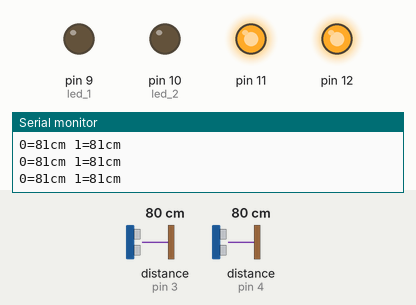
Recording of a sketch running on a simulated Arduino Uno, built with avr-gcc and run on an emulated ATmega328P. Parts: output pins drawn as LEDs (lit = HIGH), the last lines printed to the serial monitor. Dashed ring = blinking. The test bench sets the inputs (shaded band); at power-on: distance to the obstacle (sensors on pin 3, pin 4) 80 cm. The echo pulse lasts 58.3 µs per cm.

Above: at 1.2 s.
1.3 s: distance to the obstacle (sensor on pin 3) set to 17 cm
4.3 s: distance to the obstacle (sensor on pin 3) set to 13 cm
At 4.51 s:
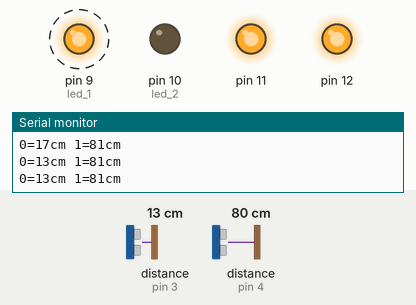
7.3 s: distance to the obstacle (sensor on pin 3) set to 9 cm
10.3 s: distance to the obstacle (sensor on pin 3) set to 6 cm
At 10.51 s:
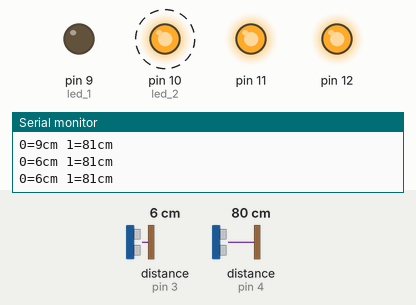
13.3 s: distance to the obstacle (sensor on pin 3) set to 18 cm
At 14.0 s:
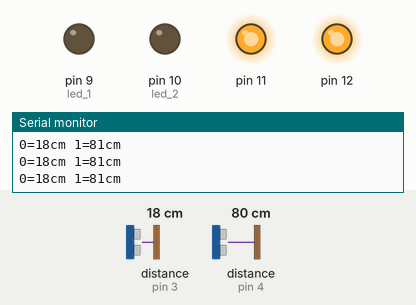
14.8 s: distance to the obstacle (sensor on pin 3) set to 2 cm
At 15.0 s:
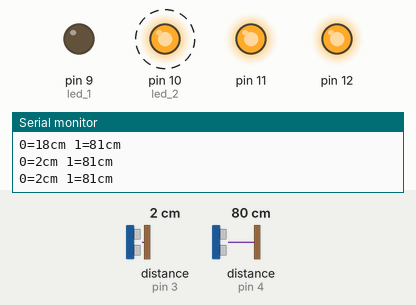
Timing chart, 0 to 18.8 s (numbered marks = the images above; inputs shaded):
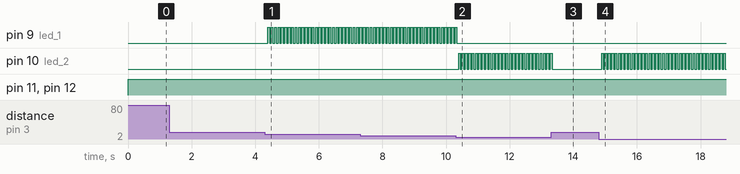

The sketch:

ultrasonic.ino
```cpp
#include <NewPing.h>

#define SONAR_NUM 2      // Number of sensors.
#define MAX_DISTANCE 200 // Maximum distance (in cm) to ping.

const int trigPin1 = 2;
const int echoPin1 = 4;
const int trigPin2 = 1;
const int echoPin2 = 3;
const int led_1 = 9;
const int led_2 = 10;

NewPing sonar[SONAR_NUM] = {   // Sensor object array.
  NewPing(1, 3, MAX_DISTANCE), // Each sensor's trigger pin, echo pin, and max distance to ping.
  NewPing(2, 4, MAX_DISTANCE)
};

void setup() {
  // initialize serial communication:
  Serial.begin(115200);
}

void loop()
{
  // establish variables for duration of the ping,
  // and the distance result in inches and centimeters:
  int i;
  long duration[SONAR_NUM], cm[SONAR_NUM];

  pinMode(led_1,OUTPUT);
  pinMode(led_2,OUTPUT);

  pinMode(11, OUTPUT);
  pinMode(12, OUTPUT);
  digitalWrite(11,HIGH);
  digitalWrite(12, HIGH);
  // The sensor is triggered by a HIGH pulse of 10 or more microseconds.
  // Give a short LOW pulse beforehand to ensure a clean HIGH pulse:
   for (i = 0; i < SONAR_NUM; i++) { // Loop through each sensor and display results.
    delay(50); // Wait 50ms between pings (about 20 pings/sec). 29ms should be the shortest delay between pings.
    Serial.print(i);
    Serial.print("=");
    cm[i] = sonar[i].ping_cm();

    if(cm[i] > 15) {
      analogWrite(led_1,0);
      analogWrite(led_2,0);
    }
    else if(cm[i]<=15 && cm[i]>7){
      analogWrite(led_1,255);
      analogWrite(led_2,0);
    }
    else if(cm[i]<=7){
      analogWrite(led_1,0);
      analogWrite(led_2,255);
    }

    Serial.print(cm[i]);
    Serial.print("cm ");
  }
  Serial.println();

  /*pinMode(trigPin1, OUTPUT);
  pinMode(trigPin2, OUTPUT);
  pinMode(echoPin1, INPUT);
  pinMode(echoPin2, INPUT);

  digitalWrite(trigPin1, LOW);
  digitalWrite(trigPin2, LOW);

  delayMicroseconds(2);

  digitalWrite(trigPin1, HIGH);


  delayMicroseconds(60);

  digitalWrite(trigPin1, LOW);
  duration1 = pulseIn(echoPin1, HIGH);
  cm1 = microsecondsToCentimeters(duration1);

  // Read the signal from the sensor: a HIGH pulse whose
  // duration is the time (in microseconds) from the sending
  // of the ping to the reception of its echo off of an object.
   delayMicroseconds(2);
  digitalWrite(trigPin2, HIGH);
  delayMicroseconds(60);

  digitalWrite(trigPin2, LOW);
  duration2 = pulseIn(echoPin2, HIGH);

  // convert the time into a distance

  cm2 = microsecondsToCentimeters(duration2);
  Serial.print(cm1);
  Serial.print("\t");
  Serial.print(cm2);
  Serial.print("\n");*/

  if(cm[i] > 15) {
    analogWrite(led_1,0);
    analogWrite(led_2,0);
  }
  else if(cm[i]<=15 && cm[i]>7){
    analogWrite(led_1,255);
    analogWrite(led_2,0);
  }
  else if(cm[i]<=7){
     analogWrite(led_1,0);
    analogWrite(led_2,255);
  }
}

long microsecondsToCentimeters(long microseconds)
{
  // The speed of sound is 340 m/s or 29 microseconds per centimeter.
  // The ping travels out and back, so to find the distance of the
  // object we take half of the distance travelled.
  return microseconds / 29 / 2;
}
```

Measured:
- the behaviour switches between 16 and 15 cm on distance to the obstacle (sensor on pin 3) (found by bisection; images 0 and 1)
- the behaviour switches between 8 and 7 cm on distance to the obstacle (sensor on pin 3) (found by bisection; images 1 and 2)
- after the input at 4.3 s, pin 9 (led_1): alternates HIGH for 0.06 s and LOW for 0.05 s, starting after 0.10 s
- after the input at 10.3 s, pin 9 (led_1): goes on until 10.3 s, then stays LOW; pin 10 (led_2): alternates HIGH for 0.06 s and LOW for 0.05 s, starting after 0.09 s
- after the input at 13.3 s, pin 10 (led_2): goes on until 13.3 s, then stays LOW
- after the input at 14.8 s, pin 10 (led_2): alternates HIGH for 0.06 s and LOW for 0.05 s, starting after 0.09 s
